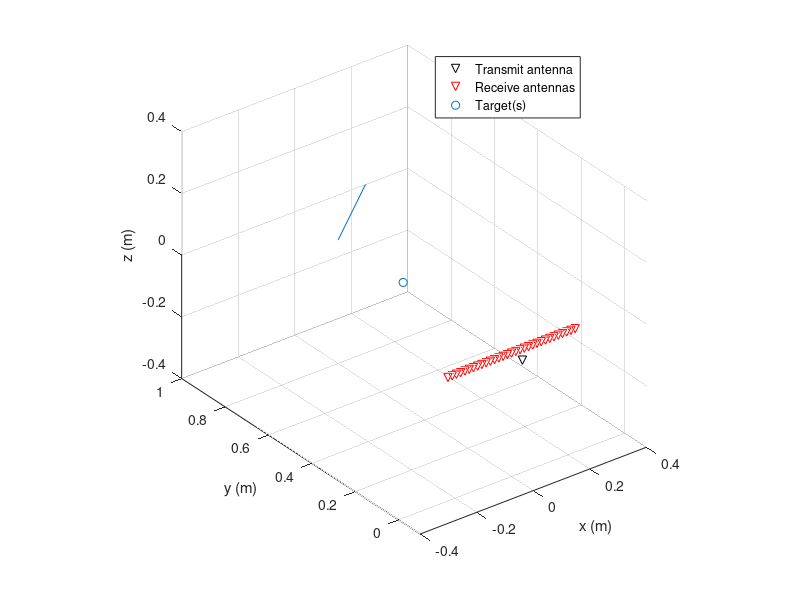
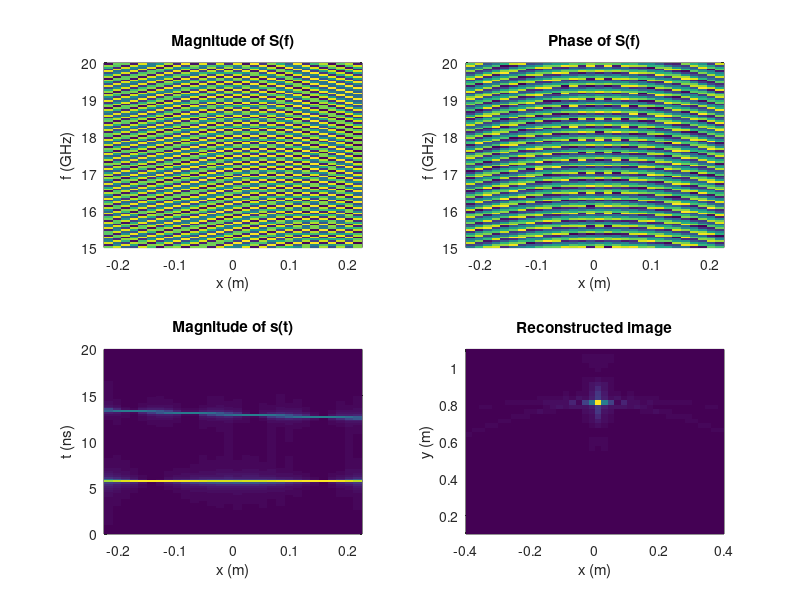

Write the MATLAB code that produced these figures, in order.
clear all
close all
clc

% Parameters
nbf = 101;                  % number of frequency samples
f = linspace(15e9,20e9,nbf); % frequency vector
c = 3e8;                     % speed of light
k = 2*pi*f/c;                % wavenumber
df = f(2)-f(1);              % frequency resolution
t = linspace(0,1/df,nbf);    % time vector

% Transmit antenna
xT = 0;
yT = -0.05;

% Receive array
dxR = c/f(end);            % receive antenna array sampling
nbR = 31;                   % number of antennas
xR = (1:nbR)*dxR;            % receive array coordinates
xR = xR - mean(xR);          % centered on x = 0;
yR = xR .*0;                 % receive array on the plane y = 0;

% Target
xC = 0;
yC = 0.5;
%SigC = ones(numel(x)); % Reflectivity

% Line target

xa = 0:1;
ya = 0.8*xa + 0.8;
za = zeros(numel(xa));
SigC = ones(numel(xa));

S = zeros(nbR, numel(f));
for mC = 1:numel(xa)
    rT = sqrt((xT-xa(mC)).^2 + (yT-ya(mC)).^2); % distance from transmit antennas to target(s)
    rR = sqrt((xR-xa(mC)).^2 + (yR-ya(mC)).^2); % distance from targets to the receive antenna
    for mf = 1:numel(f)
        S(:,mf) = S(:,mf) + (exp(-1j*k(mf)*rT)./sqrt(rT) .* SigC(mC) .* exp(-1j*k(mf)*rR)./sqrt(rR)).'; % interaction of the transmit waves with the target(s) and measurement
    end
end

s = (ifft(ifftshift(S,2),[],2));

% Reconstruction grid (should be defined according to the resolution)
x = linspace(-0.4,0.4,41);
y = linspace(0.1,1.1,41);

% Computation of the transfer (Green) matrix
[XR,F,X,Y] = ndgrid(single(xR),single(f),single(x),single(y));
G = exp(-1j*(2*pi*F/c).* ((sqrt((xT-X).^2 + (yT-Y).^2)+(sqrt((XR-X).^2 + (yR(1)-Y).^2)))));
G = reshape(G,[numel(xR)*numel(f),numel(x)*numel(y)]);

% Reconstruction by matched filtering (phase compensation)
Im = G'*S(:);
Im = reshape(Im,[numel(x),numel(y)]); %from vector to matrix format

figure;
plot3(xT,yT,0,'kv')
hold on
plot(xR,yR,'rv')
scatter3(xC ,yC, 0,'bo')
%plot3([xa xb], [ya yb], [za zb])
plot(xa, ya)
hold off
legend('Transmit antenna','Receive antennas','Target(s)')
grid on
xlabel('x (m)')
ylabel('y (m)')
zlabel('z (m)')
daspect([1 1 1])
ylim([-0.1 1])
xlim([-0.4 0.4])
zlim([-0.4 0.4])

figure;
subplot(2,2,1)
pcolor(xR,f/1e9,abs(S).')
shading flat
xlabel('x (m)')
ylabel('f (GHz)')
title('Magnitude of S(f)')

subplot(2,2,2)
pcolor(xR,f/1e9,angle(S).')
shading flat
xlabel('x (m)')
ylabel('f (GHz)')
title('Phase of S(f)')

subplot(2,2,3)
pcolor(xR,t*1e9,abs(s).')
shading flat
xlabel('x (m)')
ylabel('t (ns)')
title('Magnitude of s(t)')

subplot(2,2,4)
pcolor(x,y,abs(Im).')
shading flat
xlabel('x (m)')
ylabel('y (m)')
title('Reconstructed image')
